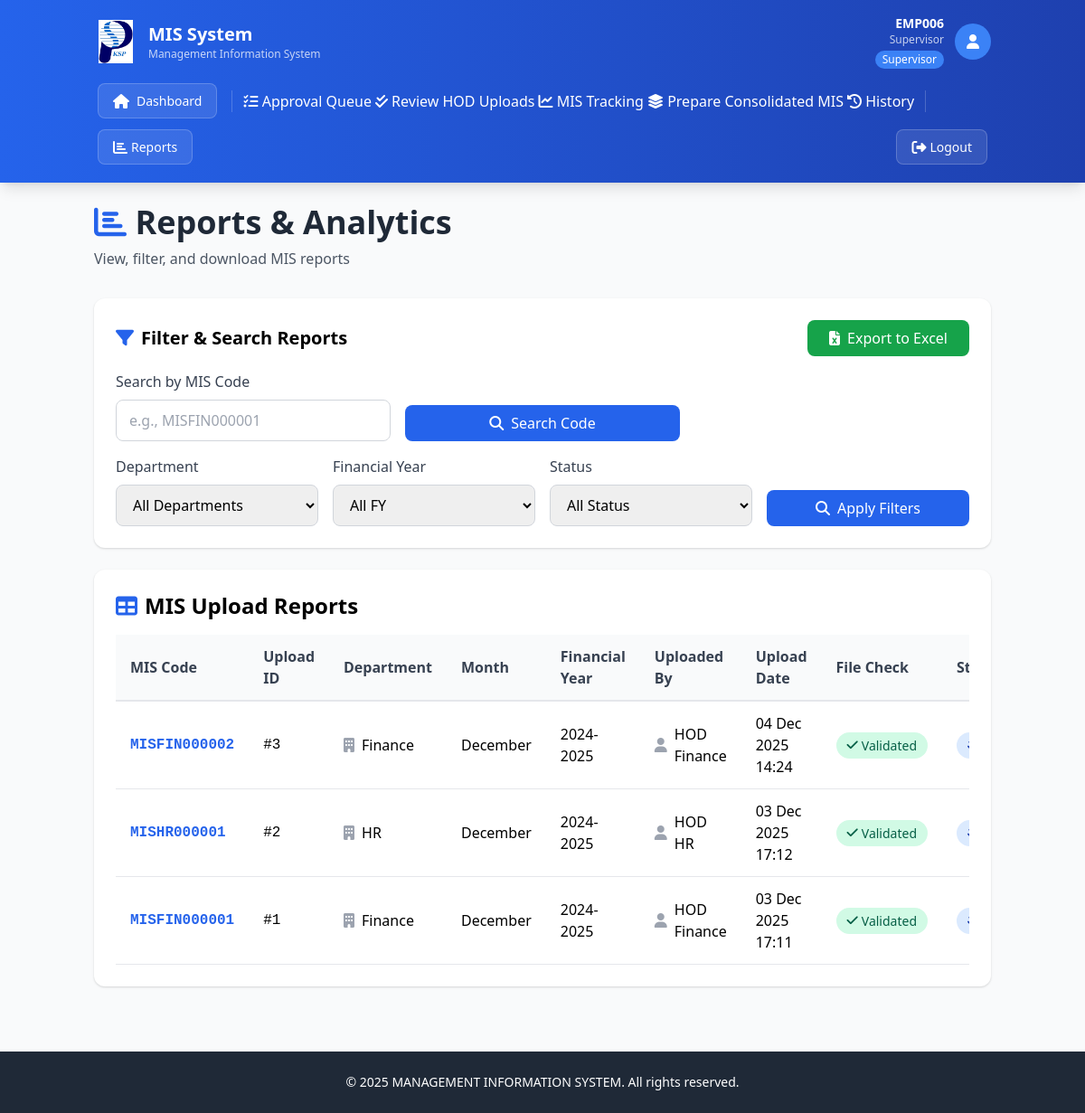
The app's page /reports (signed in) with its own data.
### app.py (models this page shows)
class User(db.Model):
    __tablename__ = 'users'
    UserID = db.Column(db.Integer, primary_key=True)
    EmpID = db.Column(db.String(20), unique=True, nullable=False, index=True)
    Username = db.Column(db.String(50), nullable=True)
    PasswordHash = db.Column(db.String(255), nullable=False)
    Email = db.Column(db.String(100), unique=True, nullable=False)
    DepartmentID = db.Column(db.Integer, db.ForeignKey('departments.DeptID'), nullable=False)
    RoleID = db.Column(db.Integer, db.ForeignKey('roles.RoleID'), nullable=False)
    IsActive = db.Column(db.Boolean, default=True)
    FailedLoginAttempts = db.Column(db.Integer, default=0)
    LastFailedLogin = db.Column(db.DateTime, nullable=True)
    AccountLockedUntil = db.Column(db.DateTime, nullable=True)
    PasswordLastChanged = db.Column(db.DateTime, default=lambda: datetime.now(IST))
    PasswordExpiryDate = db.Column(db.DateTime, default=lambda: datetime.now(IST) + timedelta(days=90))
    CreatedAt = db.Column(db.DateTime, default=lambda: datetime.now(IST))
    UpdatedAt = db.Column(db.DateTime, default=lambda: datetime.now(IST), onupdate=lambda: datetime.now(IST))
    uploads = db.relationship('MISUpload', foreign_keys='MISUpload.UploadedBy', backref='uploader', lazy=True)

class Role(db.Model):
    __tablename__ = 'roles'
    RoleID = db.Column(db.Integer, primary_key=True)
    RoleName = db.Column(db.String(50), unique=True, nullable=False)
    users = db.relationship('User', backref='role', lazy=True)

class MISUpload(db.Model):
    __tablename__ = 'mis_uploads'
    UploadID = db.Column(db.Integer, primary_key=True)
    UploadCode = db.Column(db.String(50), unique=True, nullable=True)
    DepartmentID = db.Column(db.Integer, db.ForeignKey('departments.DeptID'), nullable=False)
    MonthID = db.Column(db.Integer, nullable=False)
    FYID = db.Column(db.Integer, db.ForeignKey('financial_years.FYID'), nullable=False)
    UploadedBy = db.Column(db.Integer, db.ForeignKey('users.UserID'), nullable=False)
    UploadDate = db.Column(db.DateTime, default=lambda: datetime.now(IST))
    FilePath = db.Column(db.String(255), nullable=False)
    FileCheck = db.Column(db.String(50), default='Not Validated')
    Status = db.Column(db.String(50), default='In Review')
    IsModified = db.Column(db.Boolean, default=False)
    IsCancelled = db.Column(db.Boolean, default=False)
    SupervisorApproved = db.Column(db.Boolean, default=False)
    SupervisorApprovedBy = db.Column(db.Integer, db.ForeignKey('users.UserID'), nullable=True)
    SupervisorApprovedDate = db.Column(db.DateTime, nullable=True)

class Department(db.Model):
    __tablename__ = 'departments'
    DeptID = db.Column(db.Integer, primary_key=True)
    DeptName = db.Column(db.String(100), unique=True, nullable=False)
    ActiveFlag = db.Column(db.Boolean, default=True)
    users = db.relationship('User', backref='department', lazy=True)
    uploads = db.relationship('MISUpload', backref='department', lazy=True)
    templates = db.relationship('Template', backref='department', lazy=True)

class FinancialYear(db.Model):
    __tablename__ = 'financial_years'
    FYID = db.Column(db.Integer, primary_key=True)
    FYName = db.Column(db.String(50), unique=True, nullable=False)
    StartDate = db.Column(db.Date, nullable=False)
    EndDate = db.Column(db.Date, nullable=False)
    ActiveFlag = db.Column(db.Boolean, default=False)
    uploads = db.relationship('MISUpload', backref='financial_year', lazy=True)

### app.py (the view)
@app.route('/reports')
@login_required
def reports():
    user = User.query.get(session['user_id'])
    if not user or not user.IsActive:
        session.clear()
        flash('Your session has expired. Please log in again.', 'error')
        return redirect(url_for('login'))
    if user.role.RoleName == 'Admin':
        query = MISUpload.query
    elif user.role.RoleName == 'Management':
        query = MISUpload.query
    elif user.role.RoleName == 'Supervisor':
        query = MISUpload.query
    else:
        query = MISUpload.query.filter_by(DepartmentID=user.DepartmentID)
    query = query.filter_by(IsCancelled=False)
    department_id = request.args.get('department', '')
    fy_id = request.args.get('fy', '')
    status = request.args.get('status', '')
    search_code = request.args.get('search_code', '').strip()
    if search_code:
        query = query.filter_by(UploadCode=search_code)
    else:
        if department_id:
            query = query.filter_by(DepartmentID=int(department_id))
        if fy_id:
            query = query.filter_by(FYID=int(fy_id))
        if status:
            query = query.filter_by(Status=status)
    uploads = query.order_by(MISUpload.UploadDate.desc()).all()
    departments = Department.query.filter_by(ActiveFlag=True).all()
    financial_years = FinancialYear.query.all()
    return render_template('reports.html',
                         current_user=user,
                         uploads=uploads,
                         departments=departments,
                         financial_years=financial_years,
                         selected_department=department_id,
                         selected_fy=fy_id,
                         selected_status=status,
                         search_code=search_code,
                         user_role=user.role.RoleName)

### templates/reports.html (shortened to what this page needs)
{% extends "base.html" %}
{% block content %}
<div class="max-w-7xl mx-auto">
    <div class="mb-8">
        <h2 class="text-4xl font-bold text-gray-800 mb-2">
            <i class="fas fa-chart-bar text-blue-600"></i> Reports & Analytics
        </h2>
        <p class="text-gray-600">View, filter, and download MIS reports</p>
    </div>
    <div class="card p-6 mb-6">
        <div class="flex justify-between items-center mb-4">
            <h3 class="text-xl font-bold flex items-center gap-2">
                <i class="fas fa-filter text-blue-600"></i> Filter & Search Reports
            </h3>
            <a href="{{ url_for('download_reports_excel') }}?department={{ selected_department }}&fy={{ selected_fy }}&status={{ selected_status }}&search_code={{ search_code }}" class="btn bg-green-600 text-white hover:bg-green-700 px-6 py-2">
                <i class="fas fa-file-excel mr-2"></i> Export to Excel
            </a>
        </div>
        <div class="mb-4">
            <form method="GET" class="grid grid-cols-1 md:grid-cols-3 gap-4">
                <div>
                    <label class="form-label">Search by MIS Code</label>
                    <input type="text" name="search_code" placeholder="e.g., MISFIN000001" class="form-input" value="{{ search_code }}">
                </div>
                <div class="flex items-end">
                    <button type="submit" class="btn btn-primary w-full">
                        <i class="fas fa-search mr-2"></i> Search Code
                    </button>
                </div>
            </form>
        </div>
        {% if not search_code %}
        <form method="GET" class="grid grid-cols-1 {% if user_role == 'HOD' %}md:grid-cols-3{% else %}md:grid-cols-4{% endif %} gap-4">
            {% if user_role != 'HOD' %}
            <div>
                <label class="form-label">Department</label>
                <select name="department" class="form-input">
                    <option value="">All Departments</option>
                </select>
            </div>
            {% endif %}
            <div>
                <label class="form-label">Financial Year</label>
                <select name="fy" class="form-input">
                    <option value="">All FY</option>
                </select>
            </div>
            <div>
                <label class="form-label">Status</label>
                <select name="status" class="form-input">
                    <option value="">All Status</option>
                </select>
            </div>
            <div class="flex items-end">
                <button type="submit" class="btn btn-primary w-full">
                    <i class="fas fa-search mr-2"></i> Apply Filters
                </button>
            </div>
        </form>
        {% endif %}
    </div>
    <div class="card p-6">
        <h3 class="text-2xl font-bold mb-4 flex items-center gap-2">
            <i class="fas fa-table text-blue-600"></i> MIS Upload Reports
        </h3>
        <div class="overflow-x-auto">
            <table class="table-modern">
                <thead>
                    <tr>
                        <th>MIS Code</th>
                        <th>Upload ID</th>
                        <th>Department</th>
                        <th>Month</th>
                        <th>Financial Year</th>
                        <th>Uploaded By</th>
                        <th>Upload Date</th>
                        <th>File Check</th>
                        <th>Status</th>
                    </tr>
                </thead>
                <tbody>
                    {% for upload in uploads %}
                    <tr>
                        <td class="font-mono font-bold text-blue-600">{{ upload.UploadCode }}</td>
                        <td class="font-mono">#{{ upload.UploadID }}</td>
                        <td>
                            <div class="flex items-center gap-2">
                                <i class="fas fa-building text-gray-400"></i>
                                {{ upload.department.DeptName }}
                            </div>
                        </td>
                        <td>{{ ['', 'January', 'February', 'March', 'April', 'May', 'June', 'July', 'August', 'September', 'October', 'November', 'December'][upload.MonthID] }}</td>
                        <td>{{ upload.financial_year.FYName }}</td>
                        <td>
                            <div class="flex items-center gap-2">
                                <i class="fas fa-user text-gray-400"></i>
                                {{ upload.uploader.Username }}
                            </div>
                        </td>
                        <td>{{ upload.UploadDate.strftime('%d %b %Y %H:%M') }}</td>
                        <td class="px-4 py-3">
                            <span class="badge {% if upload.FileCheck == 'Validated' %}badge-validated{% else %}badge-rejected{% endif %}">
                                {% if upload.FileCheck == 'Validated' %}
                                    <i class="fas fa-check mr-1"></i>
                                {% else %}
                                    <i class="fas fa-times mr-1"></i>
                                {% endif %}
                                {{ upload.FileCheck }}
                            </span>
                        </td>
                        <td>
                            <div class="flex items-center gap-2">
                                <span class="badge badge-{{ upload.Status.lower() }}">
                                    {% if upload.Status == 'Validated' %}
                                    <i class="fas fa-check mr-1"></i>
                                    {% elif upload.Status == 'Approved' %}
                                    <i class="fas fa-check-double mr-1"></i>
                                    {% elif upload.Status == 'Rejected' %}
                                    <i class="fas fa-times mr-1"></i>
                                    {% endif %}
                                </span>
                            </div>
                        </td>
                    </tr>
                    {% endfor %}
                </tbody>
            </table>
        </div>
    </div>
</div>
{% endblock %}

### templates/base.html (shortened to what this page needs)
<!DOCTYPE html>
<html lang="en">
<head>
    <script src="https://cdn.tailwindcss.com"></script>
    <link rel="stylesheet" href="{{ url_for('static', filename='css/styles.css') }}">
    <link rel="stylesheet" href="https://cdnjs.cloudflare.com/ajax/libs/font-awesome/6.4.0/css/all.min.css">
</head>
<body class="bg-gray-50 min-h-screen">
    {% if 'user_id' in session %}
    <nav class="bg-gradient-to-r from-blue-600 to-blue-800 text-white shadow-lg">
        <div class="container mx-auto px-4 py-4">
            <div class="flex justify-between items-center mb-3">
                <div class="flex items-center gap-3">
                    <img src="{{ url_for('static', filename='logo.png') }}" alt="KSPL Logo" class="w-12 h-12 object-contain">
                    <div>
                        <h1 class="text-xl font-bold">MIS System</h1>
                        <p class="text-xs opacity-75">Management Information System</p>
                    </div>
                </div>
                <div class="flex items-center gap-3">
                    <div class="text-right hidden sm:block">
                        <p class="text-sm font-semibold">{{ current_user.EmpID }}</p>
                        {% if current_user.Username %}<p class="text-xs opacity-75">{{ current_user.Username }}</p>{% endif %}
                        <span class="inline-block mt-1 px-2 py-0.5 bg-blue-500 rounded-full text-xs font-medium">
                            {{ current_user.role.RoleName }}
                        </span>
                    </div>
                    <div class="w-10 h-10 bg-blue-500 rounded-full flex items-center justify-center">
                        <i class="fas fa-user text-white"></i>
                    </div>
                </div>
            </div>
            <div class="flex flex-wrap gap-1 items-center">
                <a href="{{ url_for('dashboard') }}" class="nav-link-modern">
                    <i class="fas fa-home mr-2"></i>Dashboard
                </a>
                {% if current_user.role.RoleName == 'Supervisor' %}
                    <a href="{{ url_for('approval_queue') }}" class="nav-link {% if request.endpoint == 'approval_queue' %}active{% endif %}">
                        <i class="fas fa-tasks"></i> Approval Queue
                    </a>
                    <a href="{{ url_for('supervisor_uploads') }}" class="nav-link {% if request.endpoint == 'supervisor_uploads' %}active{% endif %}">
                        <i class="fas fa-check-double"></i> Review HOD Uploads
                    </a>
                    <a href="{{ url_for('supervisor_mis_tracking') }}" class="nav-link {% if request.endpoint == 'supervisor_mis_tracking' %}active{% endif %}">
                        <i class="fas fa-chart-line"></i> MIS Tracking
                    </a>
                    <a href="{{ url_for('prepare_consolidated_mis') }}" class="nav-link {% if request.endpoint == 'prepare_consolidated_mis' %}active{% endif %}">
                        <i class="fas fa-layer-group"></i> Prepare Consolidated MIS
                    </a>
                    <a href="{{ url_for('supervisor_history') }}" class="nav-link {% if request.endpoint == 'supervisor_history' %}active{% endif %}">
                        <i class="fas fa-history"></i> History
                    </a>
                {% endif %}
                <a href="{{ url_for('reports') }}" class="nav-link-modern">
                    <i class="fas fa-chart-bar mr-1"></i>Reports
                </a>
                <div class="ml-auto flex items-center gap-1">
                    <a href="{{ url_for('logout') }}" class="nav-link-modern hover:bg-red-500">
                        <i class="fas fa-sign-out-alt mr-1"></i>Logout
                    </a>
                </div>
            </div>
        </div>
    </nav>
    {% endif %}
    <div class="container mx-auto px-4 py-6">
        {% block content %}{% endblock %}
    </div>
    <footer class="bg-gray-800 text-white mt-12 py-6">
        <div class="container mx-auto px-4 text-center">
            <p class="text-sm">&copy; 2025 MANAGEMENT INFORMATION SYSTEM. All rights reserved.</p>
        </div>
    </footer>
</body>
</html>

### records on screen
User: EmpID "EMP006", Username "Supervisor"
Role: role.RoleName "Supervisor"
MISUpload: UploadCode "MISFIN000002", UploadID "3", department.DeptName "Finance", MonthID "December", financial_year.FYName "2024-2025", uploader.Username "HOD Finance", UploadDate "04 Dec 2025 14:24", FileCheck "Validated", Status "Approved" (drawn)
MISUpload: UploadCode "MISHR000001", UploadID "2", department.DeptName "HR", MonthID "December", financial_year.FYName "2024-2025", uploader.Username "HOD HR", UploadDate "03 Dec 2025 17:12", FileCheck "Validated", Status "Approved" (drawn)
MISUpload: UploadCode "MISFIN000001", UploadID "1", department.DeptName "Finance", MonthID "December", financial_year.FYName "2024-2025", uploader.Username "HOD Finance", UploadDate "03 Dec 2025 17:11", FileCheck "Validated", Status "Approved" (drawn)
